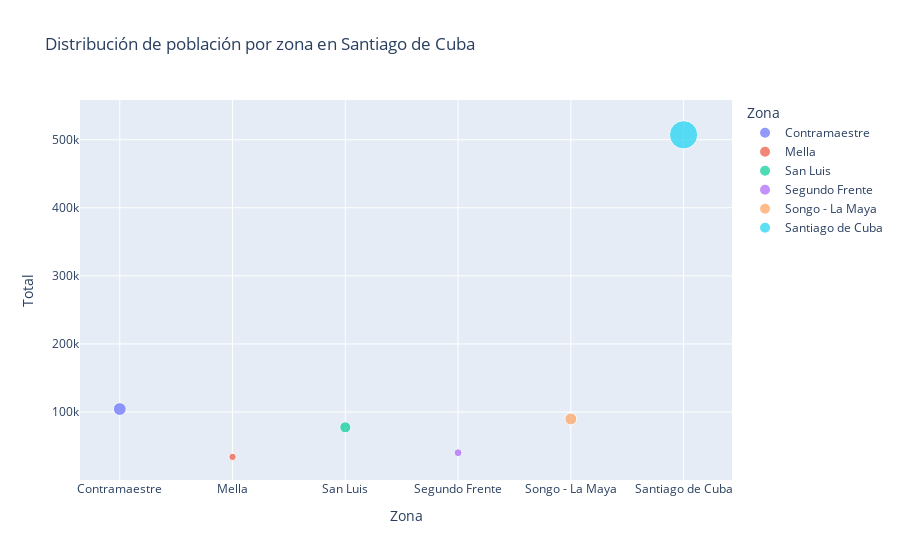

Notebook code cell kept with this figure:
### Markdown cell above
Población en zonas rurales y urbanas

### Code cell
import plotly.express as px
import pandas as pd

data = {
    "Zonas": ["Contramaestre", "Mella", "San Luis", "Segundo Frente", "Songo - La Maya", "Santiago de Cuba"],
    "Total": [104334, 34031, 77519, 40196, 89819, 507167]
}

df = pd.DataFrame(data)

fig = px.scatter(df, x="Zonas", y="Total", size="Total", color="Zonas",
                 labels={"Zonas": "Zona", "Total": "Total"},
                 title="Distribución de población por zona en Santiago de Cuba")

fig.show()

### Figure 1 — Plotly figure (JSON) as saved in the notebook; plotly's stock layout.template omitted (floating-point values rounded to 4 significant figures)
{"data": [{"hovertemplate": "Zona=%{x}<br>Total=%{marker.size}<extra></extra>", "legendgroup": "Contramaestre", "marker": {"color": "#636efa", "size": [104334], "sizemode": "area", "sizeref": 1268.0, "symbol": "circle"}, "mode": "markers", "name": "Contramaestre", "orientation": "v", "showlegend": true, "type": "scatter", "x": ["Contramaestre"], "xaxis": "x", "y": [104334], "yaxis": "y"}, {"hovertemplate": "Zona=%{x}<br>Total=%{marker.size}<extra></extra>", "legendgroup": "Mella", "marker": {"color": "#EF553B", "size": [34031], "sizemode": "area", "sizeref": 1268.0, "symbol": "circle"}, "mode": "markers", "name": "Mella", "orientation": "v", "showlegend": true, "type": "scatter", "x": ["Mella"], "xaxis": "x", "y": [34031], "yaxis": "y"}, {"hovertemplate": "Zona=%{x}<br>Total=%{marker.size}<extra></extra>", "legendgroup": "San Luis", "marker": {"color": "#00cc96", "size": [77519], "sizemode": "area", "sizeref": 1268.0, "symbol": "circle"}, "mode": "markers", "name": "San Luis", "orientation": "v", "showlegend": true, "type": "scatter", "x": ["San Luis"], "xaxis": "x", "y": [77519], "yaxis": "y"}, {"hovertemplate": "Zona=%{x}<br>Total=%{marker.size}<extra></extra>", "legendgroup": "Segundo Frente", "marker": {"color": "#ab63fa", "size": [40196], "sizemode": "area", "sizeref": 1268.0, "symbol": "circle"}, "mode": "markers", "name": "Segundo Frente", "orientation": "v", "showlegend": true, "type": "scatter", "x": ["Segundo Frente"], "xaxis": "x", "y": [40196], "yaxis": "y"}, {"hovertemplate": "Zona=%{x}<br>Total=%{marker.size}<extra></extra>", "legendgroup": "Songo - La Maya", "marker": {"color": "#FFA15A", "size": [89819], "sizemode": "area", "sizeref": 1268.0, "symbol": "circle"}, "mode": "markers", "name": "Songo - La Maya", "orientation": "v", "showlegend": true, "type": "scatter", "x": ["Songo - La Maya"], "xaxis": "x", "y": [89819], "yaxis": "y"}, {"hovertemplate": "Zona=%{x}<br>Total=%{marker.size}<extra></extra>", "legendgroup": "Santiago de Cuba", "marker": {"color": "#19d3f3", "size": [507167], "sizemode": "area", "sizeref": 1268.0, "symbol": "circle"}, "mode": "markers", "name": "Santiago de Cuba", "orientation": "v", "showlegend": true, "type": "scatter", "x": ["Santiago de Cuba"], "xaxis": "x", "y": [507167], "yaxis": "y"}], "layout": {"legend": {"itemsizing": "constant", "title": {"text": "Zona"}, "tracegroupgap": 0}, "title": {"text": "Distribución de población por zona en Santiago de Cuba"}, "xaxis": {"anchor": "y", "categoryarray": ["Contramaestre", "Mella", "San Luis", "Segundo Frente", "Songo - La Maya", "Santiago de Cuba"], "categoryorder": "array", "domain": [0, 1], "title": {"text": "Zona"}}, "yaxis": {"anchor": "x", "domain": [0, 1], "title": {"text": "Total"}}}}
